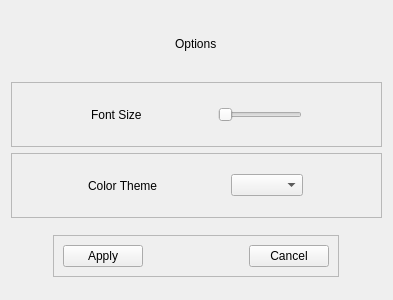
<?xml version="1.0" encoding="UTF-8"?>
<ui version="4.0">
 <class>Form</class>
 <widget class="QWidget" name="Form">
  <property name="geometry">
   <rect>
    <x>0</x>
    <y>0</y>
    <width>393</width>
    <height>300</height>
   </rect>
  </property>
  <property name="windowTitle">
   <string>Form</string>
  </property>
  <layout class="QVBoxLayout" name="verticalLayout">
   <item alignment="Qt::AlignHCenter">
    <widget class="QLabel" name="label_3">
     <property name="text">
      <string>Options</string>
     </property>
    </widget>
   </item>
   <item>
    <widget class="QFrame" name="frame">
     <property name="frameShape">
      <enum>QFrame::StyledPanel</enum>
     </property>
     <property name="frameShadow">
      <enum>QFrame::Raised</enum>
     </property>
     <layout class="QHBoxLayout" name="horizontalLayout">
      <item>
       <widget class="QLabel" name="label">
        <property name="sizePolicy">
         <sizepolicy hsizetype="Fixed" vsizetype="Preferred">
          <horstretch>0</horstretch>
          <verstretch>0</verstretch>
         </sizepolicy>
        </property>
        <property name="text">
         <string>Font Size</string>
        </property>
       </widget>
      </item>
      <item>
       <widget class="QSlider" name="fontSize_slider">
        <property name="sizePolicy">
         <sizepolicy hsizetype="Fixed" vsizetype="Fixed">
          <horstretch>0</horstretch>
          <verstretch>0</verstretch>
         </sizepolicy>
        </property>
        <property name="orientation">
         <enum>Qt::Horizontal</enum>
        </property>
       </widget>
      </item>
     </layout>
    </widget>
   </item>
   <item>
    <widget class="QFrame" name="frame_2">
     <property name="frameShape">
      <enum>QFrame::StyledPanel</enum>
     </property>
     <property name="frameShadow">
      <enum>QFrame::Raised</enum>
     </property>
     <layout class="QHBoxLayout" name="horizontalLayout_2">
      <item>
       <widget class="QLabel" name="label_2">
        <property name="sizePolicy">
         <sizepolicy hsizetype="Fixed" vsizetype="Preferred">
          <horstretch>0</horstretch>
          <verstretch>0</verstretch>
         </sizepolicy>
        </property>
        <property name="text">
         <string>Color Theme</string>
        </property>
       </widget>
      </item>
      <item>
       <widget class="QComboBox" name="theme_combo">
        <property name="sizePolicy">
         <sizepolicy hsizetype="Fixed" vsizetype="Fixed">
          <horstretch>0</horstretch>
          <verstretch>0</verstretch>
         </sizepolicy>
        </property>
       </widget>
      </item>
     </layout>
    </widget>
   </item>
   <item alignment="Qt::AlignHCenter|Qt::AlignVCenter">
    <widget class="QFrame" name="frame_3">
     <property name="frameShape">
      <enum>QFrame::StyledPanel</enum>
     </property>
     <property name="frameShadow">
      <enum>QFrame::Raised</enum>
     </property>
     <layout class="QHBoxLayout" name="horizontalLayout_3">
      <item>
       <widget class="QPushButton" name="apply_btn">
        <property name="text">
         <string>Apply</string>
        </property>
       </widget>
      </item>
      <item>
       <spacer name="horizontalSpacer">
        <property name="orientation">
         <enum>Qt::Horizontal</enum>
        </property>
        <property name="sizeType">
         <enum>QSizePolicy::Fixed</enum>
        </property>
        <property name="sizeHint" stdset="0">
         <size>
          <width>100</width>
          <height>0</height>
         </size>
        </property>
       </spacer>
      </item>
      <item>
       <widget class="QPushButton" name="cancel_btn">
        <property name="text">
         <string>Cancel</string>
        </property>
       </widget>
      </item>
     </layout>
    </widget>
   </item>
  </layout>
 </widget>
 <resources/>
 <connections/>
</ui>
